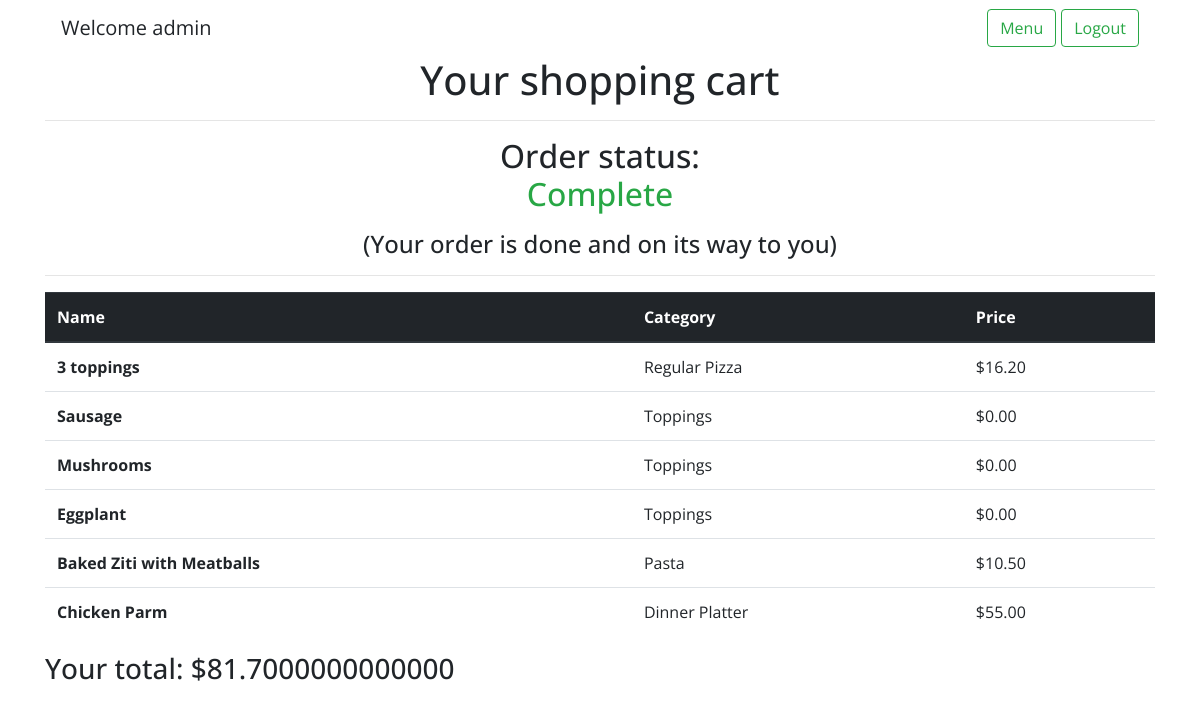
The app's page /cart (signed in) with its own data.
### orders/models.py (models this page shows, shortened)
class Order(models.Model):
    status_choices = (
        ("Pending", "Pending"),
        ("Complete", "Complete"),
        ("Initiated", "Initiated")
    )
    user = models.ForeignKey(User, on_delete=models.CASCADE)
    number_of_toppings = models.IntegerField(default=0)
    status = models.CharField(max_length=64, choices=status_choices, default="Pending")

class OrderItem(models.Model):
    user = models.ForeignKey(User, on_delete=models.CASCADE)
    name = models.CharField(max_length=64)
    category = models.CharField(max_length=64)
    price = models.DecimalField(max_digits=4, decimal_places=2)

### orders/views.py (the view)
# urls.py: path("cart", views.cart, name="cart"),
def cart(request):
    context = {"orderitems": OrderItem.objects.filter(user=request.user),
               "total": list(OrderItem.objects.filter(user=request.user).aggregate(Sum('price')).values())[0],
               "order": Order.objects.get(user=request.user)}
    return render(request, 'cart.html', context)

### orders/templates/cart.html (shortened to what this page needs)
{% extends "layout.html" %}
{% block body %}
<nav class="navbar navbar-light justify-content-between">
    <a class="navbar-brand">Welcome {{ user }}</a>
    <form class="form-inline">
        <a href="{% url 'home' %}" class="btn btn-outline-success my-2 my-sm-0" type="button">Menu</a>
        <a href="{% url 'logout' %}" class="btn btn-outline-success my-2 my-sm-0" type="button" style="margin-left:5px;">Logout</a>
    </form>
</nav>
<h1 align="center">Your shopping cart</h1>
<hr>
{% if orderitems %}
{% if order.status == "Pending" %}
<h2 align="center">Order status:<p class="text-danger">{{ order.status}}</p>
</h2>
<h4 align="center">(Your order is pending, please confirm your order for it to be initiated)</h4>
<hr>
<table class="table">
    <thead class="thead-dark">
        <tr>
            <th scope="col">Name</th>
            <th scope="col">Category</th>
            <th scope="col">Price</th>
            <th></th>
        </tr>
    </thead>
    <tbody>
        {% for orderitem in orderitems %}
        <tr>
            <th scope="row">{{ orderitem.name }}</th>
            <td>{{ orderitem.category }}</td>
            <td>${{ orderitem.price }}</td>
            <td><a href="{% url 'delete' orderitem.name orderitem.category orderitem.price %}" type="button" class="btn btn-danger">Delete</a></td>
        </tr>
        {% endfor %}
    </tbody>
</table>
<h3 align="left">Your total: ${{ total }}</h3>
<a href="{% url 'confirm' %}" type="button" class="btn btn-primary btn-lg">Confirm</a>
{% elif order.status == "Complete" %}
<h2 align="center">Order status:<p class="text-success">{{ order.status }}</p>
</h2>
<h4 align="center">(Your order is done and on its way to you)</h4>
<hr>
<table class="table">
    <thead class="thead-dark">
        <tr>
            <th scope="col">Name</th>
            <th scope="col">Category</th>
            <th scope="col">Price</th>
        </tr>
    </thead>
    <tbody>
        {% for orderitem in orderitems %}
        <tr>
            <th scope="row">{{ orderitem.name }}</th>
            <td>{{ orderitem.category }}</td>
            <td>${{ orderitem.price }}</td>
        </tr>
        {% endfor %}
    </tbody>
</table>
<h3 align="left">Your total: ${{ total }}</h3>
{% endif %}
{% else %}
<h2 align="center">Your cart is empty please continue shoppping to add items</h2>
{% endif %}
{% endblock %}

### orders/templates/layout.html (style rules this page uses)
h1, body { font-family: 'Open Sans', sans-serif; }

### records on screen
Order: status "Complete"
OrderItem: name "3 toppings", category "Regular Pizza", price "16.20"
OrderItem: name "Sausage", category "Toppings", price "0.00"
OrderItem: name "Mushrooms", category "Toppings", price "0.00"
OrderItem: name "Eggplant", category "Toppings", price "0.00"
OrderItem: name "Baked Ziti with Meatballs", category "Pasta", price "10.50"
OrderItem: name "Chicken Parm", category "Dinner Platter", price "55.00"

### other values on screen
{{ user }} "admin"
{{ total }} "81.7000000000000"
